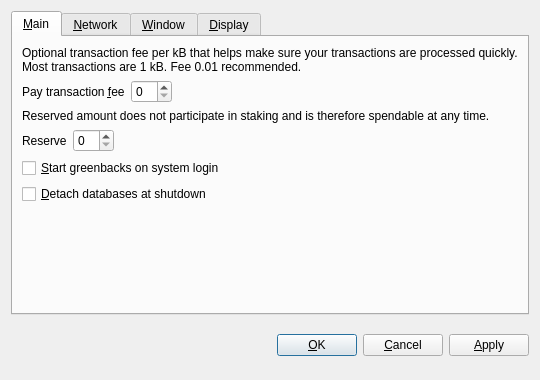
<?xml version="1.0" encoding="UTF-8"?>
<ui version="4.0">
 <class>OptionsDialog</class>
 <widget class="QDialog" name="OptionsDialog">
  <property name="geometry">
   <rect>
    <x>0</x>
    <y>0</y>
    <width>540</width>
    <height>380</height>
   </rect>
  </property>
  <property name="windowTitle">
   <string>Options</string>
  </property>
  <property name="modal">
   <bool>true</bool>
  </property>
  <layout class="QVBoxLayout" name="verticalLayout">
   <item>
    <widget class="QTabWidget" name="tabWidget">
     <property name="tabPosition">
      <enum>QTabWidget::North</enum>
     </property>
     <property name="currentIndex">
      <number>0</number>
     </property>
     <widget class="QWidget" name="tabMain">
      <attribute name="title">
       <string>&amp;Main</string>
      </attribute>
      <layout class="QVBoxLayout" name="verticalLayout_Main">
       <item>
        <widget class="QLabel" name="transactionFeeInfoLabel">
         <property name="text">
          <string>Optional transaction fee per kB that helps make sure your transactions are processed quickly. Most transactions are 1 kB. Fee 0.01 recommended.</string>
         </property>
         <property name="textFormat">
          <enum>Qt::PlainText</enum>
         </property>
         <property name="wordWrap">
          <bool>true</bool>
         </property>
        </widget>
       </item>
       <item>
        <layout class="QHBoxLayout" name="horizontalLayoutFee">
         <item>
          <widget class="QLabel" name="transactionFeeLabel">
           <property name="text">
            <string>Pay transaction &amp;fee</string>
           </property>
           <property name="textFormat">
            <enum>Qt::PlainText</enum>
           </property>
           <property name="buddy">
            <cstring>transactionFee</cstring>
           </property>
          </widget>
         </item>
         <item>
          <widget class="BitcoinAmountField" name="transactionFee"/>
         </item>
         <item>
          <spacer name="horizontalSpacerFee">
           <property name="orientation">
            <enum>Qt::Horizontal</enum>
           </property>
           <property name="sizeHint" stdset="0">
            <size>
             <width>40</width>
             <height>20</height>
            </size>
           </property>
          </spacer>
         </item>
        </layout>
       </item>
       <item>
        <widget class="QLabel" name="reserveBalanceInfoLabel">
         <property name="text">
          <string>Reserved amount does not participate in staking and is therefore spendable at any time.</string>
         </property>
         <property name="textFormat">
          <enum>Qt::PlainText</enum>
         </property>
         <property name="wordWrap">
          <bool>true</bool>
         </property>
        </widget>
       </item>
       <item>
        <layout class="QHBoxLayout" name="horizontalLayoutReserveBalance">
         <item>
          <widget class="QLabel" name="reserveBalanceLabel">
           <property name="text">
            <string>Reserve</string>
           </property>
           <property name="textFormat">
            <enum>Qt::PlainText</enum>
           </property>
           <property name="buddy">
            <cstring>reserveBalance</cstring>
           </property>
          </widget>
         </item>
         <item>
          <widget class="BitcoinAmountField" name="reserveBalance"/>
         </item>
         <item>
          <spacer name="horizontalSpacerReserveBalance">
           <property name="orientation">
            <enum>Qt::Horizontal</enum>
           </property>
           <property name="sizeHint" stdset="0">
            <size>
             <width>40</width>
             <height>20</height>
            </size>
           </property>
          </spacer>
         </item>
        </layout>
       </item>
       <item>
        <widget class="QCheckBox" name="bitcoinAtStartup">
         <property name="toolTip">
          <string>Automatically start greenbacks after logging in to the system.</string>
         </property>
         <property name="text">
          <string>&amp;Start greenbacks on system login</string>
         </property>
        </widget>
       </item>
       <item>
        <widget class="QCheckBox" name="detachDatabases">
         <property name="toolTip">
          <string>Detach block and address databases at shutdown. This means they can be moved to another data directory, but it slows down shutdown. The wallet is always detached.</string>
         </property>
         <property name="text">
          <string>&amp;Detach databases at shutdown</string>
         </property>
        </widget>
       </item>
       <item>
        <spacer name="verticalSpacer_Main">
         <property name="orientation">
          <enum>Qt::Vertical</enum>
         </property>
         <property name="sizeHint" stdset="0">
          <size>
           <width>20</width>
           <height>40</height>
          </size>
         </property>
        </spacer>
       </item>
      </layout>
     </widget>
     <widget class="QWidget" name="tabNetwork">
      <attribute name="title">
       <string>&amp;Network</string>
      </attribute>
      <layout class="QVBoxLayout" name="verticalLayout_Network">
       <item>
        <widget class="QCheckBox" name="mapPortUpnp">
         <property name="toolTip">
          <string>Automatically open the greenbacks client port on the router. This only works when your router supports UPnP and it is enabled.</string>
         </property>
         <property name="text">
          <string>Map port using &amp;UPnP</string>
         </property>
        </widget>
       </item>
       <item>
        <widget class="QCheckBox" name="connectSocks">
         <property name="toolTip">
          <string>Connect to the greenbacks network through a SOCKS proxy (e.g. when connecting through Tor).</string>
         </property>
         <property name="text">
          <string>&amp;Connect through SOCKS proxy:</string>
         </property>
        </widget>
       </item>
       <item>
        <layout class="QHBoxLayout" name="horizontalLayout_Network">
         <item>
          <widget class="QLabel" name="proxyIpLabel">
           <property name="text">
            <string>Proxy &amp;IP:</string>
           </property>
           <property name="textFormat">
            <enum>Qt::PlainText</enum>
           </property>
           <property name="buddy">
            <cstring>proxyIp</cstring>
           </property>
          </widget>
         </item>
         <item>
          <widget class="QValidatedLineEdit" name="proxyIp">
           <property name="maximumSize">
            <size>
             <width>140</width>
             <height>16777215</height>
            </size>
           </property>
           <property name="toolTip">
            <string>IP address of the proxy (e.g. 127.0.0.1)</string>
           </property>
          </widget>
         </item>
         <item>
          <widget class="QLabel" name="proxyPortLabel">
           <property name="text">
            <string>&amp;Port:</string>
           </property>
           <property name="textFormat">
            <enum>Qt::PlainText</enum>
           </property>
           <property name="buddy">
            <cstring>proxyPort</cstring>
           </property>
          </widget>
         </item>
         <item>
          <widget class="QLineEdit" name="proxyPort">
           <property name="maximumSize">
            <size>
             <width>55</width>
             <height>16777215</height>
            </size>
           </property>
           <property name="toolTip">
            <string>Port of the proxy (e.g. 9050)</string>
           </property>
          </widget>
         </item>
         <item>
          <widget class="QLabel" name="socksVersionLabel">
           <property name="text">
            <string>SOCKS &amp;Version:</string>
           </property>
           <property name="textFormat">
            <enum>Qt::PlainText</enum>
           </property>
           <property name="buddy">
            <cstring>socksVersion</cstring>
           </property>
          </widget>
         </item>
         <item>
          <widget class="QValueComboBox" name="socksVersion">
           <property name="toolTip">
            <string>SOCKS version of the proxy (e.g. 5)</string>
           </property>
          </widget>
         </item>
         <item>
          <spacer name="horizontalSpacer_Network">
           <property name="orientation">
            <enum>Qt::Horizontal</enum>
           </property>
           <property name="sizeHint" stdset="0">
            <size>
             <width>40</width>
             <height>20</height>
            </size>
           </property>
          </spacer>
         </item>
        </layout>
       </item>
       <item>
        <spacer name="verticalSpacer_Network">
         <property name="orientation">
          <enum>Qt::Vertical</enum>
         </property>
         <property name="sizeHint" stdset="0">
          <size>
           <width>20</width>
           <height>40</height>
          </size>
         </property>
        </spacer>
       </item>
      </layout>
     </widget>
     <widget class="QWidget" name="tabWindow">
      <attribute name="title">
       <string>&amp;Window</string>
      </attribute>
      <layout class="QVBoxLayout" name="verticalLayout_Window">
       <item>
        <widget class="QCheckBox" name="minimizeToTray">
         <property name="toolTip">
          <string>Show only a tray icon after minimizing the window.</string>
         </property>
         <property name="text">
          <string>&amp;Minimize to the tray instead of the taskbar</string>
         </property>
        </widget>
       </item>
       <item>
        <widget class="QCheckBox" name="minimizeOnClose">
         <property name="toolTip">
          <string>Minimize instead of exit the application when the window is closed. When this option is enabled, the application will be closed only after selecting Quit in the menu.</string>
         </property>
         <property name="text">
          <string>M&amp;inimize on close</string>
         </property>
        </widget>
       </item>
       <item>
        <spacer name="verticalSpacer_Window">
         <property name="orientation">
          <enum>Qt::Vertical</enum>
         </property>
         <property name="sizeHint" stdset="0">
          <size>
           <width>20</width>
           <height>40</height>
          </size>
         </property>
        </spacer>
       </item>
      </layout>
     </widget>
     <widget class="QWidget" name="tabDisplay">
      <attribute name="title">
       <string>&amp;Display</string>
      </attribute>
      <layout class="QVBoxLayout" name="verticalLayout_Display">
       <item>
        <layout class="QHBoxLayout" name="horizontalLayout_1_Display">
         <item>
          <widget class="QLabel" name="langLabel">
           <property name="text">
            <string>User Interface &amp;language:</string>
           </property>
           <property name="textFormat">
            <enum>Qt::PlainText</enum>
           </property>
           <property name="buddy">
            <cstring>lang</cstring>
           </property>
          </widget>
         </item>
         <item>
          <widget class="QValueComboBox" name="lang">
           <property name="toolTip">
            <string>The user interface language can be set here. This setting will take effect after restarting greenbacks.</string>
           </property>
          </widget>
         </item>
        </layout>
       </item>
       <item>
        <layout class="QHBoxLayout" name="horizontalLayout_2_Display">
         <item>
          <widget class="QLabel" name="unitLabel">
           <property name="text">
            <string>&amp;Unit to show amounts in:</string>
           </property>
           <property name="textFormat">
            <enum>Qt::PlainText</enum>
           </property>
           <property name="buddy">
            <cstring>unit</cstring>
           </property>
          </widget>
         </item>
         <item>
          <widget class="QValueComboBox" name="unit">
           <property name="toolTip">
            <string>Choose the default subdivision unit to show in the interface and when sending coins.</string>
           </property>
          </widget>
         </item>
        </layout>
       </item>
       <item>
        <widget class="QCheckBox" name="displayAddresses">
         <property name="toolTip">
          <string>Whether to show greenbacks addresses in the transaction list or not.</string>
         </property>
         <property name="text">
          <string>&amp;Display addresses in transaction list</string>
         </property>
        </widget>
       </item>
       <item>
        <widget class="QCheckBox" name="coinControlFeatures">
         <property name="toolTip">
          <string>Whether to show coin control features or not.</string>
         </property>
         <property name="text">
          <string>Display coin &amp;control features (experts only!)</string>
         </property>
        </widget>
       </item>
       <item>
        <spacer name="verticalSpacer_Display">
         <property name="orientation">
          <enum>Qt::Vertical</enum>
         </property>
         <property name="sizeHint" stdset="0">
          <size>
           <width>20</width>
           <height>40</height>
          </size>
         </property>
        </spacer>
       </item>
      </layout>
     </widget>
    </widget>
   </item>
   <item>
    <layout class="QHBoxLayout" name="horizontalLayout_Buttons">
     <item>
      <spacer name="horizontalSpacer_1">
       <property name="orientation">
        <enum>Qt::Horizontal</enum>
       </property>
       <property name="sizeHint" stdset="0">
        <size>
         <width>40</width>
         <height>48</height>
        </size>
       </property>
      </spacer>
     </item>
     <item>
      <widget class="QLabel" name="statusLabel">
       <property name="font">
        <font>
         <weight>75</weight>
         <bold>true</bold>
        </font>
       </property>
       <property name="text">
        <string/>
       </property>
       <property name="textFormat">
        <enum>Qt::PlainText</enum>
       </property>
       <property name="wordWrap">
        <bool>true</bool>
       </property>
      </widget>
     </item>
     <item>
      <spacer name="horizontalSpacer_2">
       <property name="orientation">
        <enum>Qt::Horizontal</enum>
       </property>
       <property name="sizeHint" stdset="0">
        <size>
         <width>40</width>
         <height>48</height>
        </size>
       </property>
      </spacer>
     </item>
     <item>
      <widget class="QPushButton" name="okButton">
       <property name="text">
        <string>&amp;OK</string>
       </property>
      </widget>
     </item>
     <item>
      <widget class="QPushButton" name="cancelButton">
       <property name="text">
        <string>&amp;Cancel</string>
       </property>
       <property name="autoDefault">
        <bool>false</bool>
       </property>
      </widget>
     </item>
     <item>
      <widget class="QPushButton" name="applyButton">
       <property name="text">
        <string>&amp;Apply</string>
       </property>
       <property name="autoDefault">
        <bool>false</bool>
       </property>
      </widget>
     </item>
    </layout>
   </item>
  </layout>
 </widget>
 <customwidgets>
  <customwidget>
   <class>BitcoinAmountField</class>
   <extends>QSpinBox</extends>
   <header>bitcoinamountfield.h</header>
  </customwidget>
  <customwidget>
   <class>QValueComboBox</class>
   <extends>QComboBox</extends>
   <header>qvaluecombobox.h</header>
  </customwidget>
  <customwidget>
   <class>QValidatedLineEdit</class>
   <extends>QLineEdit</extends>
   <header>qvalidatedlineedit.h</header>
  </customwidget>
 </customwidgets>
 <resources/>
 <connections/>
</ui>
